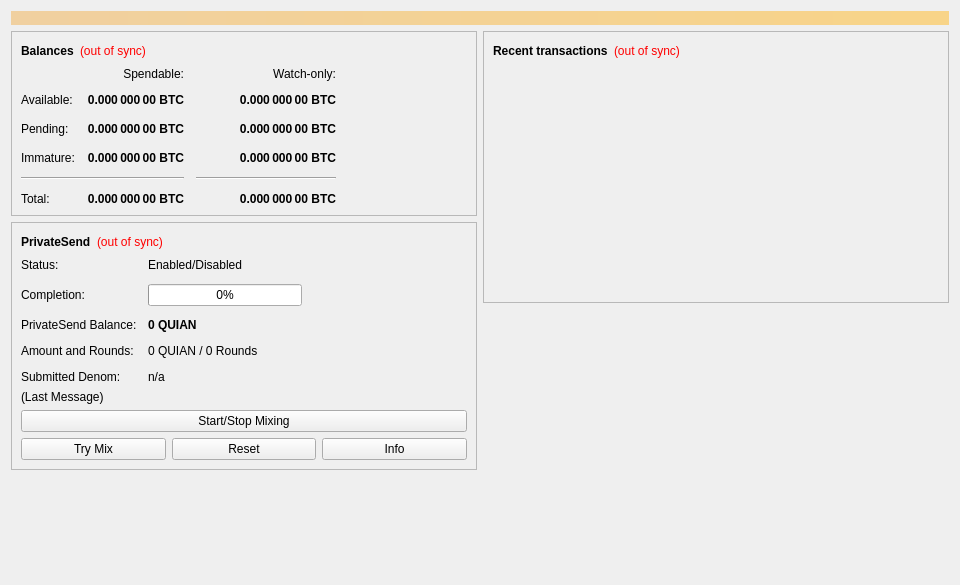
<?xml version="1.0" encoding="UTF-8"?>
<ui version="4.0">
 <class>OverviewPage</class>
 <widget class="QWidget" name="OverviewPage">
  <property name="geometry">
   <rect>
    <x>0</x>
    <y>0</y>
    <width>960</width>
    <height>585</height>
   </rect>
  </property>
  <property name="minimumSize">
   <size>
    <width>960</width>
    <height>0</height>
   </size>
  </property>
  <property name="windowTitle">
   <string>Form</string>
  </property>
  <layout class="QVBoxLayout" name="topLayout">
   <item>
    <widget class="QLabel" name="labelAlerts">
     <property name="visible">
      <bool>false</bool>
     </property>
     <property name="styleSheet">
      <string notr="true">QLabel { background-color: qlineargradient(x1: 0, y1: 0, x2: 1, y2: 0, stop:0 #F0D0A0, stop:1 #F8D488); color:#000000; }</string>
     </property>
     <property name="wordWrap">
      <bool>true</bool>
     </property>
     <property name="margin">
      <number>3</number>
     </property>
     <property name="textInteractionFlags">
      <set>Qt::TextSelectableByMouse</set>
     </property>
    </widget>
   </item>
   <item>
    <layout class="QHBoxLayout" name="horizontalLayout" stretch="1,1">
     <item>
      <layout class="QVBoxLayout" name="verticalLayout_2">
       <item>
        <widget class="QFrame" name="frame">
         <property name="frameShape">
          <enum>QFrame::StyledPanel</enum>
         </property>
         <property name="frameShadow">
          <enum>QFrame::Raised</enum>
         </property>
         <layout class="QVBoxLayout" name="verticalLayout_4">
          <item>
           <layout class="QHBoxLayout" name="horizontalLayout_4">
            <item>
             <widget class="QLabel" name="label_5">
              <property name="font">
               <font>
                <weight>75</weight>
                <bold>true</bold>
               </font>
              </property>
              <property name="text">
               <string>Balances</string>
              </property>
             </widget>
            </item>
            <item>
             <widget class="QLabel" name="labelWalletStatus">
              <property name="toolTip">
               <string>The displayed information may be out of date. Your wallet automatically synchronizes with the digiquian network after a connection is established, but this process has not completed yet.</string>
              </property>
              <property name="styleSheet">
               <string notr="true">QLabel { color: red; }</string>
              </property>
              <property name="text">
               <string notr="true">(out of sync)</string>
              </property>
              <property name="alignment">
               <set>Qt::AlignLeading|Qt::AlignLeft|Qt::AlignVCenter</set>
              </property>
             </widget>
            </item>
            <item>
             <spacer name="horizontalSpacer_3">
              <property name="orientation">
               <enum>Qt::Horizontal</enum>
              </property>
              <property name="sizeHint" stdset="0">
               <size>
                <width>40</width>
                <height>20</height>
               </size>
              </property>
             </spacer>
            </item>
           </layout>
          </item>
          <item>
           <layout class="QGridLayout" name="gridLayout">
            <property name="spacing">
             <number>12</number>
            </property>
            <item row="2" column="2">
             <widget class="QLabel" name="labelWatchPending">
              <property name="font">
               <font>
                <weight>75</weight>
                <bold>true</bold>
               </font>
              </property>
              <property name="cursor">
               <cursorShape>IBeamCursor</cursorShape>
              </property>
              <property name="toolTip">
               <string>Unconfirmed transactions to watch-only addresses</string>
              </property>
              <property name="text">
               <string notr="true">0.000 000 00 BTC</string>
              </property>
              <property name="alignment">
               <set>Qt::AlignRight|Qt::AlignTrailing|Qt::AlignVCenter</set>
              </property>
              <property name="textInteractionFlags">
               <set>Qt::LinksAccessibleByMouse|Qt::TextSelectableByKeyboard|Qt::TextSelectableByMouse</set>
              </property>
             </widget>
            </item>
            <item row="2" column="1">
             <widget class="QLabel" name="labelUnconfirmed">
              <property name="font">
               <font>
                <weight>75</weight>
                <bold>true</bold>
               </font>
              </property>
              <property name="cursor">
               <cursorShape>IBeamCursor</cursorShape>
              </property>
              <property name="toolTip">
               <string>Total of transactions that have yet to be confirmed, and do not yet count toward the spendable balance</string>
              </property>
              <property name="text">
               <string notr="true">0.000 000 00 BTC</string>
              </property>
              <property name="alignment">
               <set>Qt::AlignRight|Qt::AlignTrailing|Qt::AlignVCenter</set>
              </property>
              <property name="textInteractionFlags">
               <set>Qt::LinksAccessibleByMouse|Qt::TextSelectableByKeyboard|Qt::TextSelectableByMouse</set>
              </property>
             </widget>
            </item>
            <item row="3" column="2">
             <widget class="QLabel" name="labelWatchImmature">
              <property name="font">
               <font>
                <weight>75</weight>
                <bold>true</bold>
               </font>
              </property>
              <property name="cursor">
               <cursorShape>IBeamCursor</cursorShape>
              </property>
              <property name="toolTip">
               <string>Mined balance in watch-only addresses that has not yet matured</string>
              </property>
              <property name="text">
               <string notr="true">0.000 000 00 BTC</string>
              </property>
              <property name="alignment">
               <set>Qt::AlignRight|Qt::AlignTrailing|Qt::AlignVCenter</set>
              </property>
              <property name="textInteractionFlags">
               <set>Qt::LinksAccessibleByMouse|Qt::TextSelectableByKeyboard|Qt::TextSelectableByMouse</set>
              </property>
             </widget>
            </item>
            <item row="4" column="0" colspan="2">
             <widget class="Line" name="lineSpendableBalance">
              <property name="orientation">
               <enum>Qt::Horizontal</enum>
              </property>
             </widget>
            </item>
            <item row="4" column="2">
             <widget class="Line" name="lineWatchBalance">
              <property name="sizePolicy">
               <sizepolicy hsizetype="Preferred" vsizetype="Fixed">
                <horstretch>0</horstretch>
                <verstretch>0</verstretch>
               </sizepolicy>
              </property>
              <property name="minimumSize">
               <size>
                <width>140</width>
                <height>0</height>
               </size>
              </property>
              <property name="orientation">
               <enum>Qt::Horizontal</enum>
              </property>
             </widget>
            </item>
            <item row="5" column="0">
             <widget class="QLabel" name="labelTotalText">
              <property name="text">
               <string>Total:</string>
              </property>
             </widget>
            </item>
            <item row="3" column="1">
             <widget class="QLabel" name="labelImmature">
              <property name="font">
               <font>
                <weight>75</weight>
                <bold>true</bold>
               </font>
              </property>
              <property name="cursor">
               <cursorShape>IBeamCursor</cursorShape>
              </property>
              <property name="toolTip">
               <string>Mined balance that has not yet matured</string>
              </property>
              <property name="text">
               <string notr="true">0.000 000 00 BTC</string>
              </property>
              <property name="alignment">
               <set>Qt::AlignRight|Qt::AlignTrailing|Qt::AlignVCenter</set>
              </property>
              <property name="textInteractionFlags">
               <set>Qt::LinksAccessibleByMouse|Qt::TextSelectableByKeyboard|Qt::TextSelectableByMouse</set>
              </property>
             </widget>
            </item>
            <item row="2" column="3">
             <spacer name="horizontalSpacer_2">
              <property name="orientation">
               <enum>Qt::Horizontal</enum>
              </property>
              <property name="sizeHint" stdset="0">
               <size>
                <width>40</width>
                <height>20</height>
               </size>
              </property>
             </spacer>
            </item>
            <item row="3" column="0">
             <widget class="QLabel" name="labelImmatureText">
              <property name="text">
               <string>Immature:</string>
              </property>
             </widget>
            </item>
            <item row="5" column="1">
             <widget class="QLabel" name="labelTotal">
              <property name="font">
               <font>
                <weight>75</weight>
                <bold>true</bold>
               </font>
              </property>
              <property name="cursor">
               <cursorShape>IBeamCursor</cursorShape>
              </property>
              <property name="toolTip">
               <string>Your current total balance</string>
              </property>
              <property name="text">
               <string notr="true">0.000 000 00 BTC</string>
              </property>
              <property name="alignment">
               <set>Qt::AlignRight|Qt::AlignTrailing|Qt::AlignVCenter</set>
              </property>
              <property name="textInteractionFlags">
               <set>Qt::LinksAccessibleByMouse|Qt::TextSelectableByKeyboard|Qt::TextSelectableByMouse</set>
              </property>
             </widget>
            </item>
            <item row="5" column="2">
             <widget class="QLabel" name="labelWatchTotal">
              <property name="font">
               <font>
                <weight>75</weight>
                <bold>true</bold>
               </font>
              </property>
              <property name="cursor">
               <cursorShape>IBeamCursor</cursorShape>
              </property>
              <property name="toolTip">
               <string>Current total balance in watch-only addresses</string>
              </property>
              <property name="text">
               <string notr="true">0.000 000 00 BTC</string>
              </property>
              <property name="alignment">
               <set>Qt::AlignRight|Qt::AlignTrailing|Qt::AlignVCenter</set>
              </property>
              <property name="textInteractionFlags">
               <set>Qt::LinksAccessibleByMouse|Qt::TextSelectableByKeyboard|Qt::TextSelectableByMouse</set>
              </property>
             </widget>
            </item>
            <item row="0" column="2">
             <widget class="QLabel" name="labelWatchonly">
              <property name="text">
               <string>Watch-only:</string>
              </property>
              <property name="alignment">
               <set>Qt::AlignRight|Qt::AlignTrailing|Qt::AlignVCenter</set>
              </property>
             </widget>
            </item>
            <item row="1" column="0">
             <widget class="QLabel" name="labelBalanceText">
              <property name="text">
               <string>Available:</string>
              </property>
             </widget>
            </item>
            <item row="1" column="1">
             <widget class="QLabel" name="labelBalance">
              <property name="font">
               <font>
                <weight>75</weight>
                <bold>true</bold>
               </font>
              </property>
              <property name="cursor">
               <cursorShape>IBeamCursor</cursorShape>
              </property>
              <property name="toolTip">
               <string>Your current spendable balance</string>
              </property>
              <property name="text">
               <string notr="true">0.000 000 00 BTC</string>
              </property>
              <property name="alignment">
               <set>Qt::AlignRight|Qt::AlignTrailing|Qt::AlignVCenter</set>
              </property>
              <property name="textInteractionFlags">
               <set>Qt::LinksAccessibleByMouse|Qt::TextSelectableByKeyboard|Qt::TextSelectableByMouse</set>
              </property>
             </widget>
            </item>
            <item row="1" column="2">
             <widget class="QLabel" name="labelWatchAvailable">
              <property name="font">
               <font>
                <weight>75</weight>
                <bold>true</bold>
               </font>
              </property>
              <property name="cursor">
               <cursorShape>IBeamCursor</cursorShape>
              </property>
              <property name="toolTip">
               <string>Your current balance in watch-only addresses</string>
              </property>
              <property name="text">
               <string notr="true">0.000 000 00 BTC</string>
              </property>
              <property name="alignment">
               <set>Qt::AlignRight|Qt::AlignTrailing|Qt::AlignVCenter</set>
              </property>
              <property name="textInteractionFlags">
               <set>Qt::LinksAccessibleByMouse|Qt::TextSelectableByKeyboard|Qt::TextSelectableByMouse</set>
              </property>
             </widget>
            </item>
            <item row="2" column="0">
             <widget class="QLabel" name="labelPendingText">
              <property name="text">
               <string>Pending:</string>
              </property>
             </widget>
            </item>
            <item row="0" column="1">
             <widget class="QLabel" name="labelSpendable">
              <property name="text">
               <string>Spendable:</string>
              </property>
              <property name="alignment">
               <set>Qt::AlignRight|Qt::AlignTrailing|Qt::AlignVCenter</set>
              </property>
             </widget>
            </item>
           </layout>
          </item>
         </layout>
        </widget>
       </item>
       <item>
        <widget class="QFrame" name="framePrivateSend">
         <property name="layoutDirection">
          <enum>Qt::LeftToRight</enum>
         </property>
         <property name="frameShape">
          <enum>QFrame::StyledPanel</enum>
         </property>
         <property name="frameShadow">
          <enum>QFrame::Raised</enum>
         </property>
         <layout class="QVBoxLayout" name="VerticalLayout_PS1">
          <item>
           <layout class="QHBoxLayout" name="horizontalLayout_5">
            <item>
             <widget class="QLabel" name="labelPrivateSendHeader">
              <property name="font">
               <font>
                <weight>75</weight>
                <bold>true</bold>
               </font>
              </property>
              <property name="text">
               <string>PrivateSend</string>
              </property>
             </widget>
            </item>
            <item>
             <widget class="QLabel" name="labelPrivateSendSyncStatus">
              <property name="toolTip">
               <string>The displayed information may be out of date. Your wallet automatically synchronizes with the digiquian network after a connection is established, but this process has not completed yet.</string>
              </property>
              <property name="styleSheet">
               <string notr="true">QLabel { color: red; }</string>
              </property>
              <property name="text">
               <string notr="true">(out of sync)</string>
              </property>
              <property name="alignment">
               <set>Qt::AlignLeading|Qt::AlignLeft|Qt::AlignVCenter</set>
              </property>
             </widget>
            </item>
            <item>
             <spacer name="horizontalSpacer_4">
              <property name="orientation">
               <enum>Qt::Horizontal</enum>
              </property>
              <property name="sizeHint" stdset="0">
               <size>
                <width>40</width>
                <height>20</height>
               </size>
              </property>
             </spacer>
            </item>
           </layout>
          </item>
          <item>
           <layout class="QFormLayout" name="privateSendFormLayout">
            <property name="fieldGrowthPolicy">
             <enum>QFormLayout::AllNonFixedFieldsGrow</enum>
            </property>
            <property name="horizontalSpacing">
             <number>11</number>
            </property>
            <property name="verticalSpacing">
             <number>12</number>
            </property>
            <item row="0" column="0">
             <widget class="QLabel" name="labelPrivateSendEnabledText">
              <property name="text">
               <string>Status:</string>
              </property>
             </widget>
            </item>
            <item row="0" column="1">
             <widget class="QLabel" name="labelPrivateSendEnabled">
              <property name="text">
               <string>Enabled/Disabled</string>
              </property>
             </widget>
            </item>
            <item row="1" column="0">
             <widget class="QLabel" name="labelCompletitionText">
              <property name="text">
               <string>Completion:</string>
              </property>
             </widget>
            </item>
            <item row="1" column="1">
             <widget class="QProgressBar" name="privateSendProgress">
              <property name="maximumSize">
               <size>
                <width>154</width>
                <height>16777215</height>
               </size>
              </property>
              <property name="value">
               <number>0</number>
              </property>
             </widget>
            </item>
            <item row="2" column="0">
             <widget class="QLabel" name="labelAnonymizedText">
              <property name="text">
               <string>PrivateSend Balance:</string>
              </property>
             </widget>
            </item>
            <item row="2" column="1">
             <widget class="QLabel" name="labelAnonymized">
              <property name="font">
               <font>
                <weight>75</weight>
                <bold>true</bold>
               </font>
              </property>
              <property name="text">
               <string notr="true">0 QUIAN</string>
              </property>
             </widget>
            </item>
            <item row="3" column="0">
             <widget class="QLabel" name="labelAmountAndRoundsText">
              <property name="text">
               <string>Amount and Rounds:</string>
              </property>
             </widget>
            </item>
            <item row="3" column="1">
             <widget class="QLabel" name="labelAmountRounds">
              <property name="text">
               <string>0 QUIAN / 0 Rounds</string>
              </property>
             </widget>
            </item>
            <item row="4" column="0">
             <widget class="QLabel" name="labelSubmittedDenomText">
              <property name="text">
               <string>Submitted Denom:</string>
              </property>
             </widget>
            </item>
            <item row="4" column="1">
             <widget class="QLabel" name="labelSubmittedDenom">
              <property name="toolTip">
               <string>The denominations you submitted to the Masternode.&lt;br&gt;To mix, other users must submit the exact same denominations.</string>
              </property>
              <property name="text">
               <string>n/a</string>
              </property>
             </widget>
            </item>
           </layout>
          </item>
          <item>
           <layout class="QVBoxLayout" name="VerticalLayout_PS">
            <item>
             <widget class="QLabel" name="labelPrivateSendLastMessage">
              <property name="text">
               <string>(Last Message)</string>
              </property>
              <property name="alignment">
               <set>Qt::AlignLeading|Qt::AlignLeft|Qt::AlignTop</set>
              </property>
              <property name="wordWrap">
               <bool>true</bool>
              </property>
             </widget>
            </item>
            <item>
             <widget class="QPushButton" name="togglePrivateSend">
              <property name="sizePolicy">
               <sizepolicy hsizetype="MinimumExpanding" vsizetype="Fixed">
                <horstretch>0</horstretch>
                <verstretch>0</verstretch>
               </sizepolicy>
              </property>
              <property name="text">
               <string>Start/Stop Mixing</string>
              </property>
             </widget>
            </item>
            <item>
             <layout class="QHBoxLayout" name="horizontalLayout_debugbuttons">
              <item>
               <widget class="QPushButton" name="privateSendAuto">
                <property name="sizePolicy">
                 <sizepolicy hsizetype="MinimumExpanding" vsizetype="Fixed">
                  <horstretch>0</horstretch>
                  <verstretch>0</verstretch>
                 </sizepolicy>
                </property>
                <property name="toolTip">
                 <string>Try to manually submit a PrivateSend request.</string>
                </property>
                <property name="text">
                 <string>Try Mix</string>
                </property>
               </widget>
              </item>
              <item>
               <widget class="QPushButton" name="privateSendReset">
                <property name="sizePolicy">
                 <sizepolicy hsizetype="MinimumExpanding" vsizetype="Fixed">
                  <horstretch>0</horstretch>
                  <verstretch>0</verstretch>
                 </sizepolicy>
                </property>
                <property name="toolTip">
                 <string>Reset the current status of PrivateSend (can interrupt PrivateSend if it's in the process of Mixing, which can cost you money!)</string>
                </property>
                <property name="autoFillBackground">
                 <bool>false</bool>
                </property>
                <property name="text">
                 <string>Reset</string>
                </property>
               </widget>
              </item>
              <item>
               <widget class="QPushButton" name="privateSendInfo">
                <property name="sizePolicy">
                 <sizepolicy hsizetype="MinimumExpanding" vsizetype="Fixed">
                  <horstretch>0</horstretch>
                  <verstretch>0</verstretch>
                 </sizepolicy>
                </property>
                <property name="toolTip">
                 <string>Information about PrivateSend and Mixing</string>
                </property>
                <property name="text">
                 <string>Info</string>
                </property>
               </widget>
              </item>
             </layout>
            </item>
           </layout>
          </item>
         </layout>
        </widget>
       </item>
       <item>
        <spacer name="verticalSpacer">
         <property name="orientation">
          <enum>Qt::Vertical</enum>
         </property>
         <property name="sizeHint" stdset="0">
          <size>
           <width>20</width>
           <height>40</height>
          </size>
         </property>
        </spacer>
       </item>
      </layout>
     </item>
     <item>
      <layout class="QVBoxLayout" name="verticalLayout_3">
       <item>
        <widget class="QFrame" name="frame_2">
         <property name="frameShape">
          <enum>QFrame::StyledPanel</enum>
         </property>
         <property name="frameShadow">
          <enum>QFrame::Raised</enum>
         </property>
         <layout class="QVBoxLayout" name="verticalLayout">
          <item>
           <layout class="QHBoxLayout" name="horizontalLayout_2">
            <item>
             <widget class="QLabel" name="label_4">
              <property name="font">
               <font>
                <weight>75</weight>
                <bold>true</bold>
               </font>
              </property>
              <property name="text">
               <string>Recent transactions</string>
              </property>
             </widget>
            </item>
            <item>
             <widget class="QLabel" name="labelTransactionsStatus">
              <property name="toolTip">
               <string>The displayed information may be out of date. Your wallet automatically synchronizes with the digiquian network after a connection is established, but this process has not completed yet.</string>
              </property>
              <property name="styleSheet">
               <string notr="true">QLabel { color: red; }</string>
              </property>
              <property name="text">
               <string notr="true">(out of sync)</string>
              </property>
              <property name="alignment">
               <set>Qt::AlignLeading|Qt::AlignLeft|Qt::AlignVCenter</set>
              </property>
             </widget>
            </item>
            <item>
             <spacer name="horizontalSpacer">
              <property name="orientation">
               <enum>Qt::Horizontal</enum>
              </property>
              <property name="sizeHint" stdset="0">
               <size>
                <width>40</width>
                <height>20</height>
               </size>
              </property>
             </spacer>
            </item>
           </layout>
          </item>
          <item>
           <widget class="QListView" name="listTransactions">
            <property name="styleSheet">
             <string notr="true">QListView { background: transparent; }</string>
            </property>
            <property name="frameShape">
             <enum>QFrame::NoFrame</enum>
            </property>
            <property name="verticalScrollBarPolicy">
             <enum>Qt::ScrollBarAlwaysOff</enum>
            </property>
            <property name="horizontalScrollBarPolicy">
             <enum>Qt::ScrollBarAlwaysOff</enum>
            </property>
            <property name="selectionMode">
             <enum>QAbstractItemView::NoSelection</enum>
            </property>
           </widget>
          </item>
         </layout>
        </widget>
       </item>
       <item>
        <spacer name="verticalSpacer_2">
         <property name="orientation">
          <enum>Qt::Vertical</enum>
         </property>
         <property name="sizeHint" stdset="0">
          <size>
           <width>20</width>
           <height>40</height>
          </size>
         </property>
        </spacer>
       </item>
      </layout>
     </item>
    </layout>
   </item>
  </layout>
 </widget>
 <resources/>
 <connections/>
</ui>
